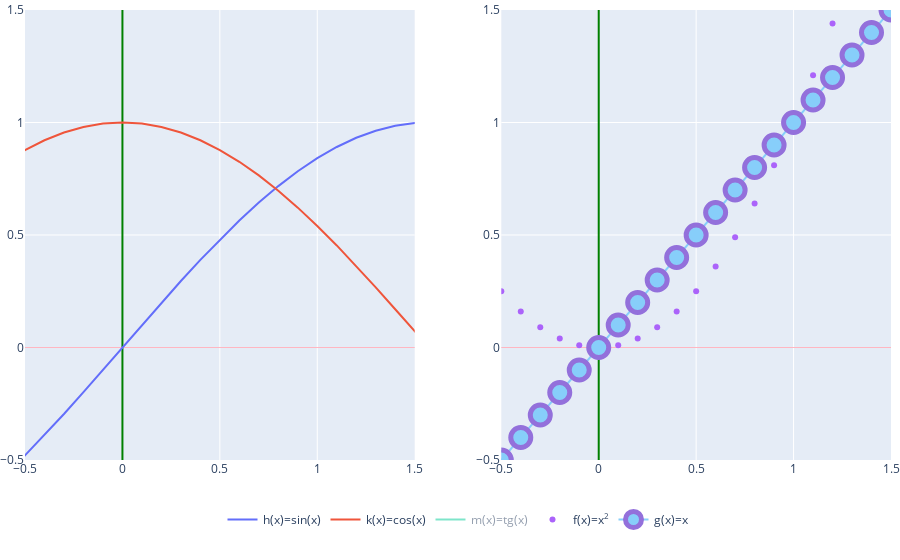

The cell this chart's notebook holds for it:
### Markdown cell above
## Несколько графиков

### Code cell
def h(x):
    return np.sin(x)

def k(x):
    return np.cos(x)

def m(x):
    return np.tan(x)
    
fig = make_subplots(rows=1, cols=2)

fig.update_yaxes(range=[-0.5, 1.5], zeroline=True, zerolinewidth=1, zerolinecolor='LightPink')
fig.update_xaxes(range=[-0.5, 1.5], zeroline=True, zerolinewidth=2, zerolinecolor='#008000')

fig.add_trace(go.Scatter(x=x, y=h(x),  name='h(x)=sin(x)'), 1, 1)
fig.add_trace(go.Scatter(x=x, y=k(x),  name='k(x)=cos(x)'), 1, 1)
fig.add_trace(go.Scatter(visible='legendonly', x=x, y=m(x),  name='m(x)=tg(x)'), 1, 1)

fig.add_trace(go.Scatter(x=x, y=f(x), mode='markers',  name='f(x)=x<sup>2</sup>'), 1, 2)
fig.add_trace(go.Scatter(x=x, y=x, mode='markers+lines',name='g(x)=x',
                         marker=dict(color='LightSkyBlue', size=20, line=dict(color='MediumPurple', width=5))), 1, 2)
fig.update_layout(legend_orientation="h",
                  legend=dict(x=.5, xanchor="center"),
                  hovermode="x",
                  margin=dict(l=10, r=0, t=10, b=100))
fig.update_traces(hoverinfo="all", hovertemplate="Аргумент: %{x}<br>Функция: %{y}")
fig.show()
